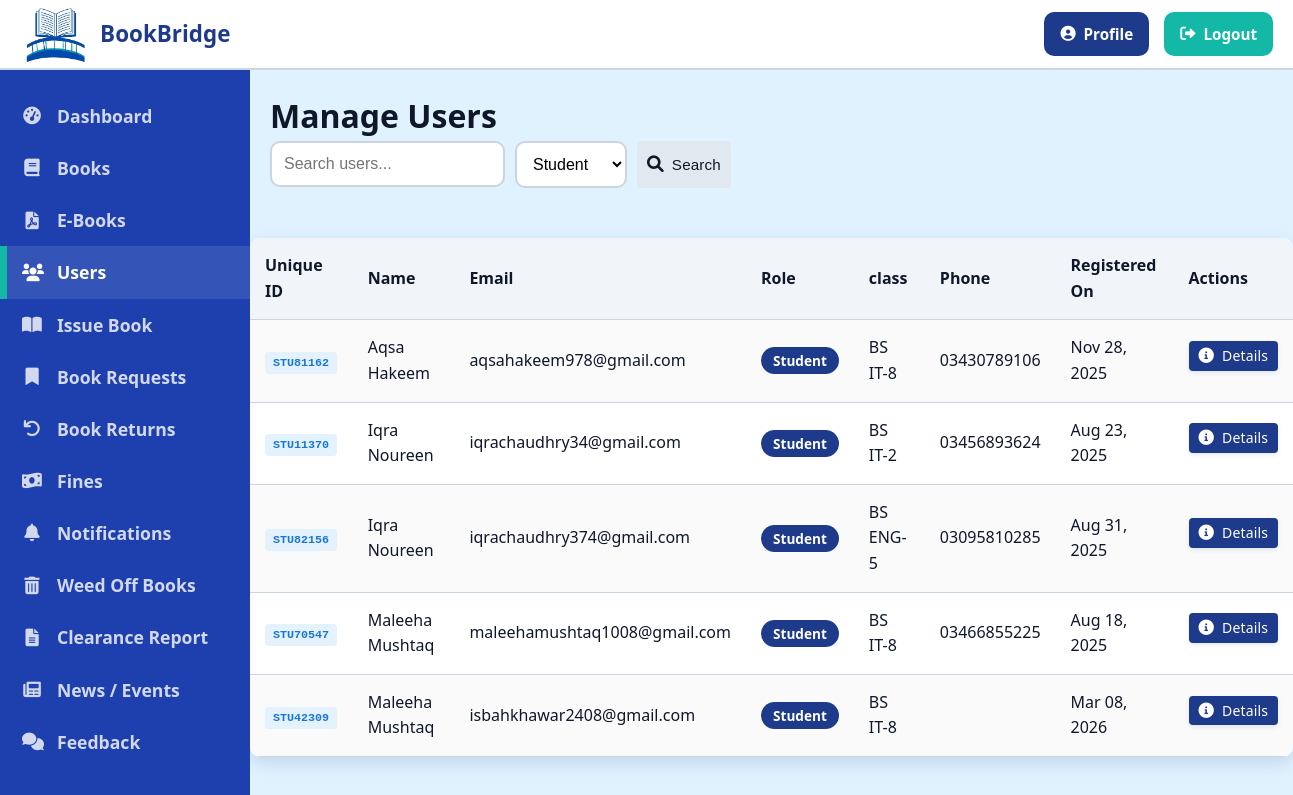
Screenshot of /librarian/users.php?role=student (signed in) with the database file from the repository.
### tables this page shows
CREATE TABLE `users` (
  `id` int(11) NOT NULL,
  `unique_id` varchar(20) DEFAULT NULL,
  `name` varchar(100) NOT NULL,
  `email` varchar(100) NOT NULL,
  `password` varchar(255) NOT NULL,
  `role` enum('librarian','student','faculty') NOT NULL,
  `class` varchar(100) DEFAULT NULL,
  `phone` varchar(20) DEFAULT NULL,
  `address` text DEFAULT NULL,
  `created_at` timestamp NOT NULL DEFAULT current_timestamp(),
  `approval_status` varchar(20) DEFAULT 'pending',
  `approved_at` timestamp NULL DEFAULT NULL,
  `rejected_at` timestamp NULL DEFAULT NULL,
  `email_verified` tinyint(1) DEFAULT 0,
  `email_verification_token` varchar(255) DEFAULT NULL
);

### librarian/users.php (the view, shortened to what this page needs)
<?php
include_once '../includes/header.php';
$search = isset($_GET['search']) ? trim($_GET['search']) : '';
$role = isset($_GET['role']) ? trim($_GET['role']) : '';
$sql = "SELECT * FROM users WHERE 1=1";
$params = [];
$types = "";
if (!empty($role)) {
    $sql .= " AND role = ?";
    $params[] = $role;
    $types .= "s";
}
$sql .= " ORDER BY name";
$stmt = $conn->prepare($sql);
if (!empty($params)) {
    $stmt->bind_param($types, ...$params);
}
$stmt->execute();
$result = $stmt->get_result();
$users = [];
while ($row = $result->fetch_assoc()) {
    $users[] = $row;
}
?>
<h1 class="page-title">Manage Users</h1>
    <div class="d-flex">
        <form action="" method="GET" class="d-flex">
            <div class="form-group mr-2" style="margin-bottom: 0; margin-right: 10px;">
                <input type="text" name="search" placeholder="Search users..." class="form-control" value="<?php echo htmlspecialchars($search); ?>">
            </div>
            <div class="form-group mr-2" style="margin-bottom: 0; margin-right: 10px;">
                <select name="role" class="form-control">
                    <option value="student" <?php echo $role == 'student' ? 'selected' : ''; ?>>Student</option>
                </select>
            </div>
            <button type="submit" class="btn btn-secondary">
                <i class="fas fa-search"></i> Search
            </button>
        </form>
    </div>
</div>
<div class="table-container" style="margin-top:30px";>
    <table class="table table-striped">
        <thead>
            <tr>
                <th>Unique ID</th>
                <th>Name</th>
                <th>Email</th>
                <th>Role</th>
                <th>class</th>
                <th>Phone</th>
                <th>Registered On</th>
                <th>Actions</th>
            </tr>
        </thead>
        <tbody>
            <?php if (count($users) > 0): ?>
                <?php foreach ($users as $user): ?>
                    <tr>
                        <td>
                            <span class="unique-id-badge"><?php echo htmlspecialchars($user['unique_id']); ?></span>
                        </td>
                        <td><?php echo htmlspecialchars($user['name']); ?></td>
                        <td><?php echo htmlspecialchars($user['email']); ?></td>
                        <td>
                            <?php
                            switch ($user['role']) {
                                case 'student':
                                    echo '<span class="badge badge-primary">Student</span>';
                                    break;
                            }
                            ?>
                        </td>
                        <td><?php echo htmlspecialchars($user['class']); ?></td>
                        <td><?php echo htmlspecialchars($user['phone']); ?></td>
                        <td><?php echo date('M d, Y', strtotime($user['created_at'])); ?></td>
                        <td>
                            <a href="user_details.php?id=<?php echo $user['id']; ?>" style="margin-bottom:10px"; class="btn btn-sm btn-primary">
                                <i class="fas fa-info-circle"></i> Details
                            </a>
                        </td>
                    </tr>
                <?php endforeach; ?>
            <?php else: ?>
                <tr>
                    <td colspan="8" class="text-center">No users found.</td>
                </tr>
            <?php endif; ?>
        </tbody>
    </table>
</div>
<?php
include_once '../includes/footer.php';
?>

### css/style.css (style rules this page uses)
:root { --primary-color: #1E3A8A; --primary-light: #3B82F6; --primary-dark: #1E40AF; --secondary-color: #E0F2FE; --accent-color: #14B8A6; --success-color: #22C55E; --warning-color: #F59E0B; --danger-color: #EF4444; --text-color: #0F172A; --text-light: #64748B; --white: #FFFFFF; --gray-100: #F1F5F9; --gray-200: #E2E8F0; --gray-300: #CBD5E1; --gray-400: #94A3B8; --gray-500: #64748B; --border-radius: 10px; --box-shadow: 0 6px 16px rgba(30, 58, 138, 0.15); --transition: all 0.3s ease-in-out; }
* { margin: 0; padding: 0; box-sizing: border-box; }
body { font-family: 'Segoe UI', Tahoma, Geneva, Verdana, sans-serif; line-height: 1.6; color: var(--text-color); background-color: var(--secondary-color); }
a { text-decoration: none; color: var(--primary-color); transition: var(--transition); }
.d-flex { display: flex; }
.btn { display: inline-flex; align-items: center; justify-content: center; padding: 10px 20px; border: none; border-radius: var(--border-radius); cursor: pointer; font-weight: 500; transition: var(--transition); text-align: center; gap: 8px; font-size: 0.95em; line-height: 1.4; letter-spacing: 0.01em; white-space: nowrap; }
.btn i { font-size: 1.1em; }
.btn-primary { background-color: var(--primary-color); color: var(--white); box-shadow: 0 2px 4px rgba(13, 71, 161, 0.1); }
.btn-secondary { background-color: var(--gray-200); color: var(--text-color); }
.btn-sm { padding: 6px 12px; font-size: 0.875em; }
.form-group { margin-bottom: 20px; }
.form-control { width: 100%; padding: 12px; border: 2px solid var(--gray-300); border-radius: var(--border-radius); font-size: 1em; transition: var(--transition); background-color: var(--white); box-sizing: border-box; }
.table-container { overflow-x: auto; margin-bottom: 20px; background: var(--white); border-radius: var(--border-radius); box-shadow: var(--box-shadow); -webkit-overflow-scrolling: touch; }
.table { width: 100%; border-collapse: collapse; margin-bottom: 0; min-width: 600px; }
.table th, .table td { padding: 15px; text-align: left; border-bottom: 1px solid var(--gray-300); vertical-align: middle; }
.table th { background-color: var(--gray-100); font-weight: 600; color: var(--text-color); position: sticky; top: 0; z-index: 10; }
.table-striped tbody tr:nth-of-type(odd) { background-color: rgba(0, 0, 0, 0.02); }
.badge { display: inline-flex; align-items: center; padding: 4px 12px; border-radius: 50px; font-size: 0.85em; font-weight: 600; line-height: 1.4; white-space: nowrap; }
.badge-primary { background-color: var(--primary-color); color: var(--white); }
.mr-2 { margin-right: 0.5rem; }
.btn { padding: 5px 10px; border-radius: 4px; cursor: pointer; }
.unique-id-badge { background: #e3f2fd; color: #1976d2; padding: 4px 8px; border-radius: 4px; font-weight: 600; font-family: monospace; font-size: 0.9em; }

### rows the page displays
users: unique "STU81162", name "Aqsa Hakeem", email "aqsahakeem978@gmail.com", role "Student", class "BS IT-8", phone "03430789106", created_at "Nov 28, 2025"
users: unique "STU11370", name "Iqra Noureen", email "iqrachaudhry34@gmail.com", role "Student", class "BS IT-2", phone "03456893624", created_at "Aug 23, 2025"
users: unique "STU82156", name "Iqra Noureen", email "iqrachaudhry374@gmail.com", role "Student", class "BS ENG-5", phone "03095810285", created_at "Aug 31, 2025"
users: unique "STU70547", name "Maleeha Mushtaq", email "maleehamushtaq1008@gmail.com", role "Student", class "BS IT-8", phone "03466855225", created_at "Aug 18, 2025"
users: unique "STU42309", name "Maleeha Mushtaq", email "isbahkhawar2408@gmail.com", role "Student", class "BS IT-8", created_at "Mar 08, 2026"
